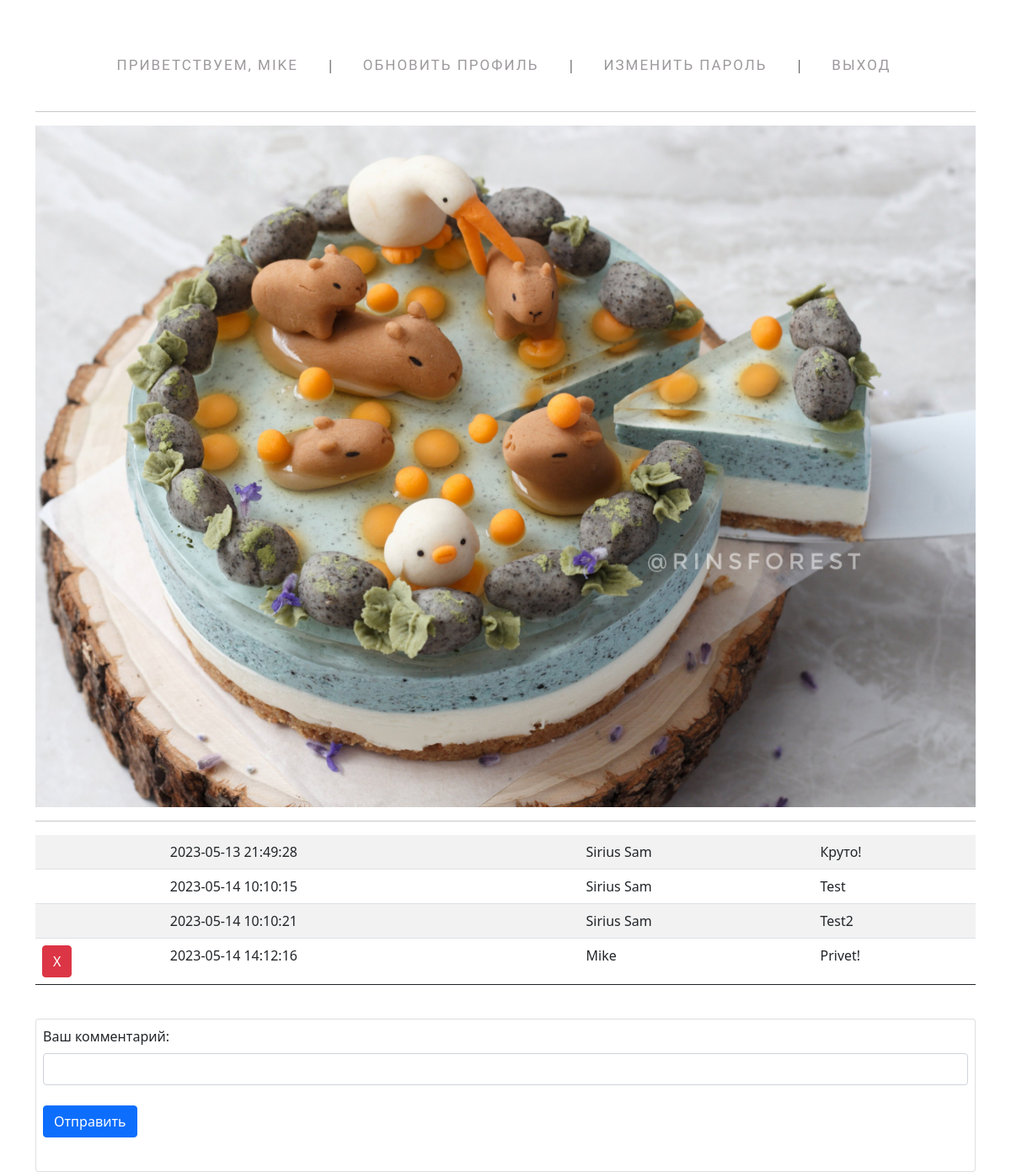
Page /view/comment.php?id=13 (signed in) on the committed database.
### tables this page shows
CREATE TABLE `users` (
  `id` int NOT NULL,
  `email` varchar(255) NOT NULL,
  `username` varchar(255) NOT NULL,
  `password` varchar(255) NOT NULL
);

CREATE TABLE `images` (
  `id` int NOT NULL,
  `name` varchar(255) NOT NULL,
  `owner` varchar(255) NOT NULL
);

CREATE TABLE `comments` (
  `id` int NOT NULL,
  `id_img` int NOT NULL,
  `post` varchar(255) NOT NULL,
  `owner_id` int NOT NULL,
  `owner_username` varchar(255) NOT NULL,
  `date` datetime NOT NULL DEFAULT CURRENT_TIMESTAMP
);

### classes/Config.php (called while the page is built)
<?php
class Config {
    public static function get($path = null) {
        if($path) {
            $config = $GLOBALS['config'];
            $path = explode('.', $path);
            foreach($path as $item) {
                if(isset($config[$item])) {
                    $config = $config[$item];
                }
            }
            return $config;
        }
        return false;
    }
}

### classes/Database.php (called while the page is built, shortened)
<?php
class Database {
    private static $instance = null;
    private $pdo, $query, $result, $count, $error = false;
    private function __construct() {
        try {
            $this->pdo = new PDO('mysql:host=' . Config::get('mysql.host') . '; dbname=' . Config::get('mysql.database') . '; ', Config::get('mysql.username'), Config::get('mysql.password'));
        } catch (PDOException $e) {
            echo $e->getMessage(); die;
        }
    }
    public static function getInstance() {
        if(!isset(self::$instance)) {
            self::$instance = new Database();
        }
        return self::$instance;
    }
    public function query($sql, $params = []) {
        $this->error = false;
        $this->query = $this->pdo->prepare($sql);
        if(count($params)) {
            $i = 1;
            foreach($params as $param) {
                $this->query->bindValue($i, $param);
                $i++;
            }
        }
        if(!$this->query->execute()) {
            $this->error = true;
        } else {
            $this->result = $this->query->fetchAll(PDO::FETCH_OBJ);
        }
        return $this;
    }
    public function error() {
        return $this->error;
    }
    public function results() {
        return $this->result;
    }
    public function get($table, $where = []) {
        return $this->action('SELECT * ', $table, $where);
    }
    public function action($action, $table, $where) {
        if(count($where) === 3) {
            [$field, $operator, $value] = $where;
            $operators = ['=', '>', '<', '>=', '<='];
            if(in_array($operator, $operators)) {
                $sql = "{$action} FROM {$table} WHERE {$field} {$operator} ?";
                if(!$this->query($sql, [$value])->error()) {
                    return $this;
                }
            }
        } else {
            $sql = "{$action} FROM {$table}";
                if(!$this->query($sql)->error()) {
                    return $this;
                }
        }
        return false;
    }
    public function first() {
        return $this->results()[0];
    }
}

### classes/User.php (called while the page is built, shortened)
<?php
class User {
    private $db, $data, $session_name, $isLoggedIn;
    public function __construct($user = null) {
        $this->db = Database::getInstance();
        $this->session_name = Config::get('session.user_session');
        if(!$user) {
                if(Session::exists($this->session_name)) {
                    $user = Session::get($this->session_name);
                    if($this->find($user)) {
                        $this->isLoggedIn = true;
                    }
                }
            } else {
                $this->find($user);
        }
    }
    public function find($field = null) {
        if(is_numeric($field)) {
            $this->data = $this->db->get($this->session_name, ['id', '=', $field])->first();
        } else {
            $this->data = $this->db->get($this->session_name, ['email', '=', $field])->first();
        }
        if($this->data) {
            return true;
        }
        return false;
    }
    public function data() {
        return $this->data;
    }
    public function isLoggenIn() {
        return $this->isLoggedIn;
    }
}

### classes/Session.php (called while the page is built, shortened)
<?php
class Session {
    public static function exists($name) {
        return (isset($_SESSION[$name])) ? true : false;
    }
    public static function get($name) {
        return $_SESSION[$name];
    }
}

### classes/Input.php (called while the page is built, shortened)
<?php
class Input {
    public static function get($item) {
        if(isset($_POST[$item])) {
            return $_POST[$item];
        } else if(isset($_GET[$item])) {
            return $_GET[$item];
        }
        return '';
    }
}

### classes/Images.php (called while the page is built, shortened)
<?php
class Images {
	private $db;
	public function __construct() {
        $this->db = Database::getInstance();
	}
	public function getImage($id_image) {
		$a = $this->db->get(Config::get('images.table'), ['id', '=', $id_image])->first();
		return $a;
	}
}

### view/comment.php (the view, shortened to what this page needs)
<?php
$user = new User;
$images = new Images();
$db = Database::getInstance();
if(Input::exists('get')) {
    $id_image = Input::get('id');
    $image = $images->getImage($id_image)->name;
}
$comments = $db->get(Config::get('comments.table'), ['id_img', '=', $id_image])->results();
?>
<!DOCTYPE html>
<html lang="en">
<head>
    <link href="https://cdn.jsdelivr.net/npm/bootstrap@5.0.1/dist/css/bootstrap.min.css" rel="stylesheet">
    <link href="/css/style.css" rel="stylesheet">
</head>
<body>
<div class="container">
<?php if($user->isLoggenIn()): ?>
    <nav>
        <ul class="menu-main">
            <li><a href="/">Приветствуем, <?= $user->data()->username ?></a></li>
            <li><a href="/view/update.php">Обновить профиль</a></li>
            <li><a href="/view/changepass.php">Изменить пароль</a></li>
            <li><a href="/view/logout.php">Выход</a></li>
        </ul>
    </nav>
    <hr>
    <img src="\uploads\img\<?= $image ?>" class="img-fluid">
    <hr>
    <?php if(!empty($comments)): ?>
        <table class="table table-striped">
            <tbody>
            <?php foreach ($comments as $post): ?>
                <tr>
                    <td><?php if($post->owner_id == $user->data()->id): ?><a class="btn btn-danger" onclick="confirm('Вы уверены?');" href="del_comment.php?id=<?=$id_image?>&id2=<?=$post->id?>">X</a><?php endif; ?></td>
                    <td><?= $post->date ?></td><td><?= $post->owner_username ?></td><td><?= $post->post ?></td>
                </tr>
            <?php endforeach; ?>
        </table>
    <br>
    <?php endif; ?>
    <form action="" method="post" class="card p-2">
        <div class="field" class="col-12">
            <label for="" class="form-label">Ваш комментарий:</label>
            <input type="text" name="comment" class="form-control">
        </div>
        <br>
        <div class="mb-3">
            <button type="submit" class="btn btn-primary mb-3">Отправить</button>
        </div>
    </form>
<?php endif; ?>
</div>
</body>
</html>

### css/style.css (style rules this page uses)
.menu-main { list-style: none; margin: 40px 0 5px; padding: 25px 0 5px; text-align: center; background: white; }
.menu-main li { display: inline-block; }
.menu-main li:after { content: "|"; color: #606060; display: inline-block; vertical-align:top; }
.menu-main li:last-child:after { content: none; }
.menu-main a { text-decoration: none; font-family: 'Ubuntu Condensed', sans-serif; letter-spacing: 2px; position: relative; padding-bottom: 20px; margin: 0 34px 0 30px; font-size: 17px; text-transform: uppercase; display: inline-block; transition: color .2s; }
.menu-main a, .menu-main a:visited { color: #9d999d; }
.menu-main a:before, .menu-main a:after { content: ""; position: absolute; height: 4px; top: auto; right: 50%; bottom: -5px; left: 50%; background: #feb386; transition: .8s; }

### rows in the picture
users: username "MIKE"
images: name (picture)
comments: date "2023-05-13 21:49:28", owner_username "Sirius Sam", post "Круто!"
comments: date "2023-05-14 10:10:15", owner_username "Sirius Sam", post "Test"
comments: date "2023-05-14 10:10:21", owner_username "Sirius Sam", post "Test2"
comments: date "2023-05-14 14:12:16", owner_username "Mike", post "Privet!"
